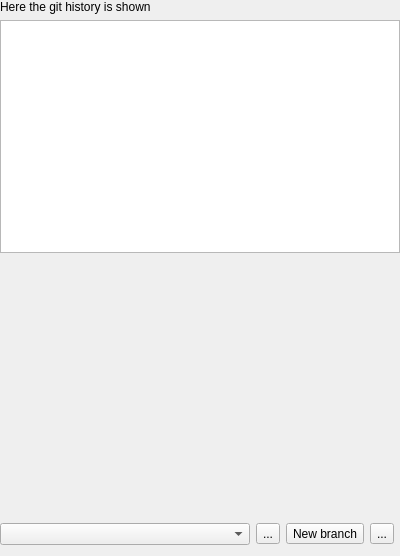
<?xml version="1.0" encoding="UTF-8"?>
<ui version="4.0">
 <class>GitCommandsForm</class>
 <widget class="QWidget" name="GitCommandsForm">
  <property name="geometry">
   <rect>
    <x>0</x>
    <y>0</y>
    <width>400</width>
    <height>556</height>
   </rect>
  </property>
  <property name="windowTitle">
   <string>Form</string>
  </property>
  <layout class="QVBoxLayout" name="verticalLayout">
   <property name="leftMargin">
    <number>0</number>
   </property>
   <property name="topMargin">
    <number>0</number>
   </property>
   <property name="rightMargin">
    <number>0</number>
   </property>
   <item>
    <widget class="QLabel" name="label">
     <property name="sizePolicy">
      <sizepolicy hsizetype="Ignored" vsizetype="Preferred">
       <horstretch>0</horstretch>
       <verstretch>0</verstretch>
      </sizepolicy>
     </property>
     <property name="text">
      <string>Here the git history is shown</string>
     </property>
    </widget>
   </item>
   <item>
    <widget class="QListView" name="listView"/>
   </item>
   <item>
    <widget class="LoadingWidget" name="gitLoading" native="true"/>
   </item>
   <item>
    <widget class="QStackedWidget" name="container">
     <property name="sizePolicy">
      <sizepolicy hsizetype="MinimumExpanding" vsizetype="Minimum">
       <horstretch>0</horstretch>
       <verstretch>0</verstretch>
      </sizepolicy>
     </property>
    </widget>
   </item>
   <item>
    <widget class="QLabel" name="gitOutput">
     <property name="sizePolicy">
      <sizepolicy hsizetype="Ignored" vsizetype="Preferred">
       <horstretch>0</horstretch>
       <verstretch>0</verstretch>
      </sizepolicy>
     </property>
     <property name="text">
      <string/>
     </property>
     <property name="scaledContents">
      <bool>true</bool>
     </property>
     <property name="textInteractionFlags">
      <set>Qt::TextInteractionFlag::LinksAccessibleByMouse|Qt::TextInteractionFlag::TextSelectableByKeyboard|Qt::TextInteractionFlag::TextSelectableByMouse</set>
     </property>
    </widget>
   </item>
   <item>
    <layout class="QHBoxLayout" name="horizontalLayout">
     <property name="rightMargin">
      <number>6</number>
     </property>
     <item>
      <widget class="QComboBox" name="branchListCombo"/>
     </item>
     <item>
      <widget class="QToolButton" name="refreshBranchesButton">
       <property name="toolTip">
        <string>Reload branches</string>
       </property>
       <property name="text">
        <string>...</string>
       </property>
       <property name="icon">
        <iconset theme="QIcon::ThemeIcon::ViewRefresh"/>
       </property>
      </widget>
     </item>
     <item>
      <widget class="QToolButton" name="newBranchButton">
       <property name="toolTip">
        <string>Create a new local branch</string>
       </property>
       <property name="text">
        <string>New branch</string>
       </property>
       <property name="icon">
        <iconset theme="QIcon::ThemeIcon::DocumentNew"/>
       </property>
      </widget>
     </item>
     <item>
      <widget class="QToolButton" name="deleteBranchButton">
       <property name="toolTip">
        <string>Delete local branch</string>
       </property>
       <property name="text">
        <string>...</string>
       </property>
       <property name="icon">
        <iconset theme="QIcon::ThemeIcon::EditDelete"/>
       </property>
      </widget>
     </item>
    </layout>
   </item>
   <item>
    <layout class="QHBoxLayout" name="horizontalLayout_2">
     <property name="rightMargin">
      <number>6</number>
     </property>
    </layout>
   </item>
  </layout>
 </widget>
 <customwidgets>
  <customwidget>
   <class>LoadingWidget</class>
   <extends>QWidget</extends>
   <header>widgets/LoadingWidget.hpp</header>
   <container>1</container>
  </customwidget>
 </customwidgets>
 <resources/>
 <connections/>
</ui>
